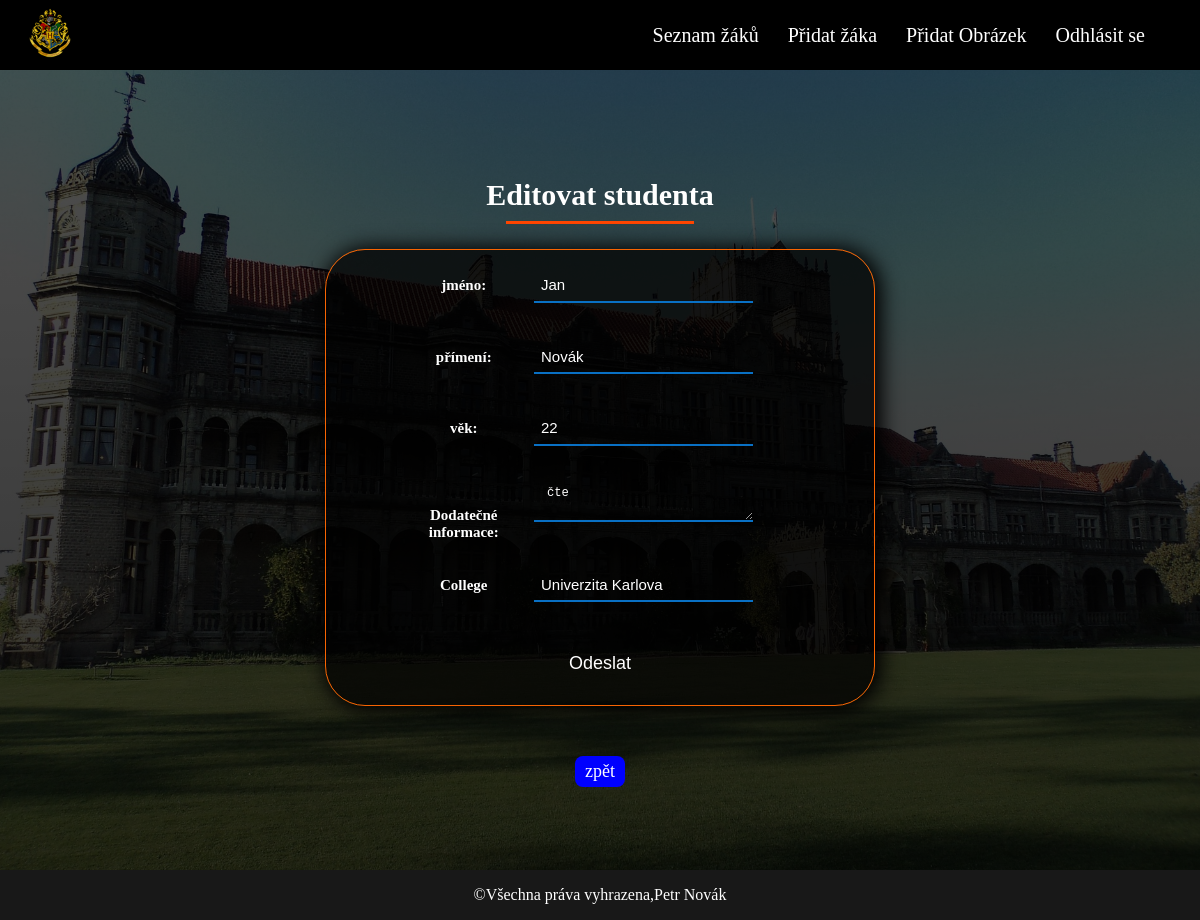
Screenshot of /admin/edit-student.php?id=2 (signed in) with the database file from the repository.
### tables this page shows
CREATE TABLE IF NOT EXISTS `student` (
  `id` int(11) NOT NULL AUTO_INCREMENT,
  `first_name` varchar(50) NOT NULL,
  `second_name` varchar(50) NOT NULL,
  `age` int(11) NOT NULL,
  `life` text NOT NULL,
  `college` varchar(100) NOT NULL,
  PRIMARY KEY (`id`)
);

### classes/Student.php (called while the page is built, shortened)
<?php
class Student{
    public static function getStudent($connect,$id,$columns="*"){
        $sql = "SELECT $columns FROM student WHERE id= :id";
       $stmt = $connect->prepare($sql);
       $stmt->bindValue(":id",$id,PDO::PARAM_INT);
       try {
            if($stmt->execute()){
                return $stmt->fetch();
            }else{
                throw new Exception("Získání dat o jednom studentovi selhalo");
            }
        } catch (Exception $e) {
            error_log("chyba u funkce getStudent,získání dat selhalo\n",3,"../errors/error.log");
            echo "Chyba: ".$e->getMessage();
        }
    }
}

### assets/form.php (the view)
<form class="add-student-form" method ="POST">
               <div class="input-field">
                <label for="first_name">jméno:</label>
                    <input
                        type="text"
                        name="first_name"
                        value="<?=htmlspecialchars($first_name)?>"
                        required>
               </div>
               <div class="input-field">
                <label for="second_name">přímení:</label>
                    <input
                        type="text"
                        name="second_name"
                        value="<?=htmlspecialchars($second_name)?>"
                        required>
                        <br>
               </div>
               <div class="input-field">
                    <label for="age">věk:</label>
                    <input
                        type="number"
                        name="age"
                        value="<?=htmlspecialchars($age )?>"
                        required>
                        <br>
               </div>
                <div class="input-field">
                    <label for="life">Dodatečné informace:</label>
                    <textarea name="life"> <?=htmlspecialchars($life)?></textarea><br>
                </div>
                <div class="input-field">
                    <label for="college">College</label>
                    <input
                        type="text"
                        name="college"
                        value="<?=htmlspecialchars($college)?>"
                        required>
                        <br>
                </div>
                <input type="submit" value="Odeslat">
            </form>

### css/main.css (style rules this page uses)
.edit-form form { text-align: center; width: 100%; max-width: 550px; border: 1px solid rgb(248, 100, 2); border-radius: 40px; margin-bottom: 50px; box-shadow: 3px 2px 20px 4px; background: rgba(0, 0, 0, 0.725); }
.edit-form form label { width: 15%; display: inline-block; padding: 0.5625em 0.625em 0.5625em 0; color: black; font-size: 0.9375em; font-weight: 600; color: white; }
.edit-form form input, .edit-form form textarea, .edit-form form select { width: 40%; margin: 1.25em 20px; padding: 0.5em; font-size: 0.9375em; outline: none; border: none; border-bottom: 2px solid rgb(9, 112, 196); background-color: transparent; color: white; }
.edit-form form input::placeholder, .edit-form form textarea::placeholder, .edit-form form select::placeholder { color: rgb(255, 255, 255); }
.edit-form form input[type=submit] { width: 50%; cursor: pointer; font-size: 1.125em; border-radius: 6px; border: 0; }
* { margin: 0; padding: 0; box-sizing: border-box; }

### rows the page displays
student: first_name "Jan", second_name "Novák", age "22", life "čte", college "Univerzita Karlova"
